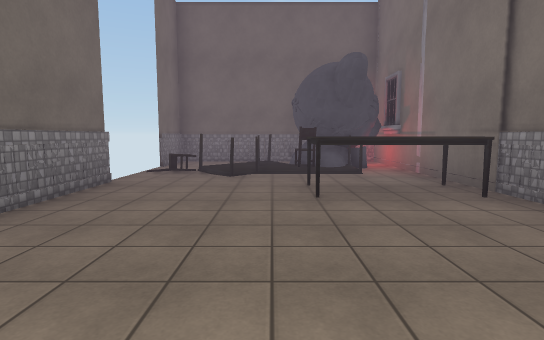
View 1 (above)

16 first-person views from a walk through a Unity game level. The camera is 1.4 m above the floor, tilts 6° down and sees 80° across. Doors are open. The floor is counted in squares, 2 m on a side. Each view is taken from the middle of a square. On the plan, view 1 faces up. The plan holds only what a view shows up to about 10 squares ahead; the rest is blank. The place goes on beyond the plan. Some animated figures are left out. Some surface patterns are stand-ins.

View 2
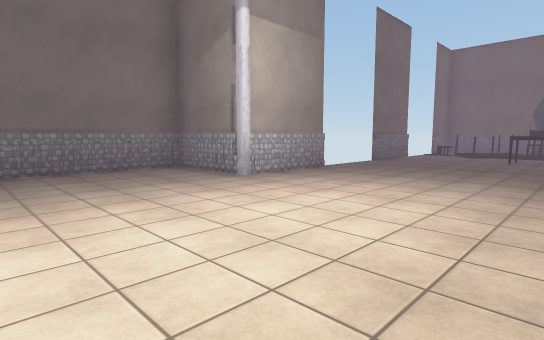

View 3
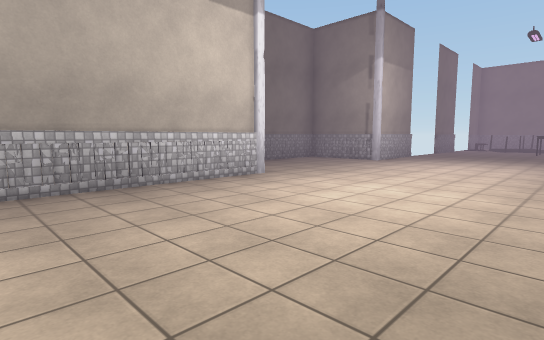

View 4
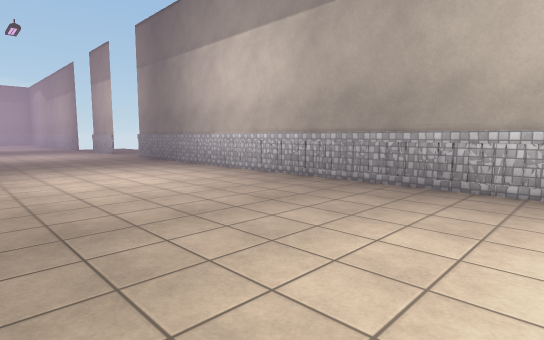

View 5
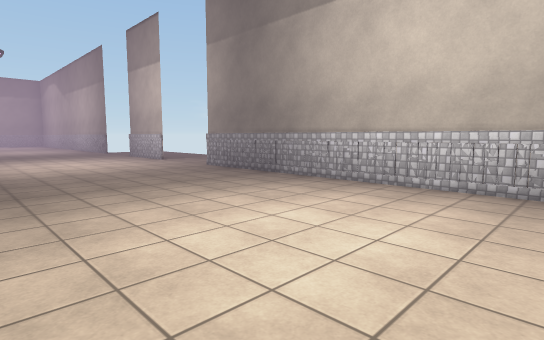

View 6
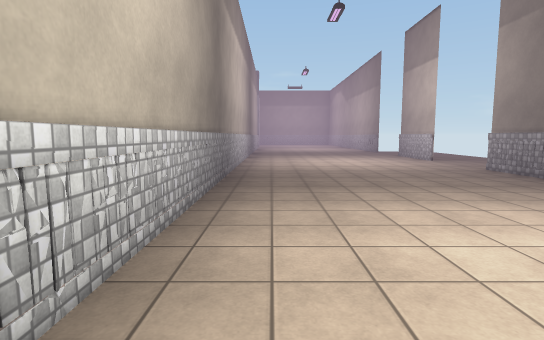

View 7
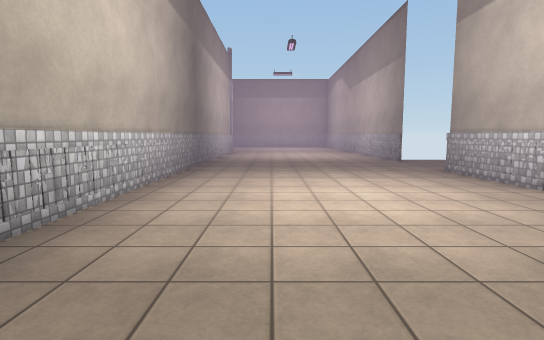

View 8
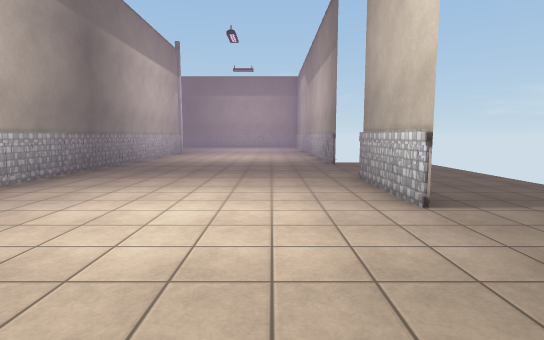

View 9
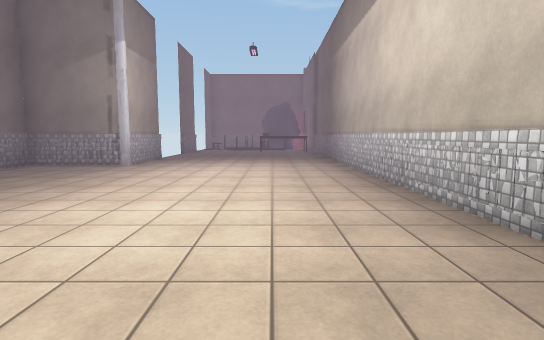

View 10
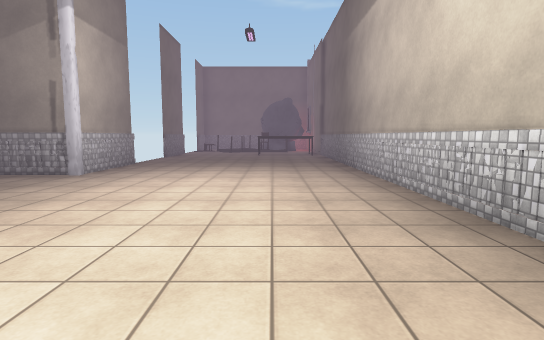

View 11
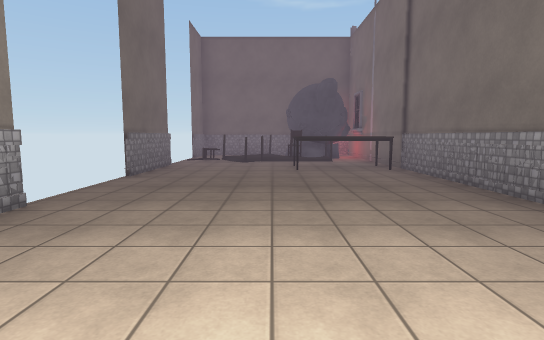

View 12
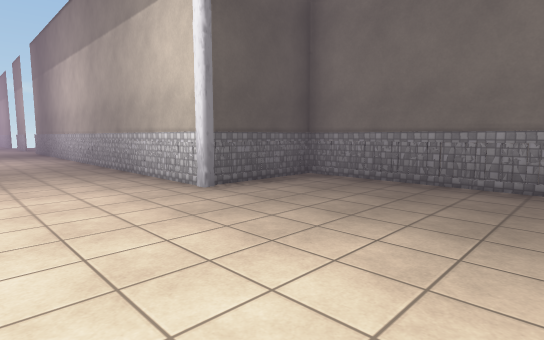

View 13
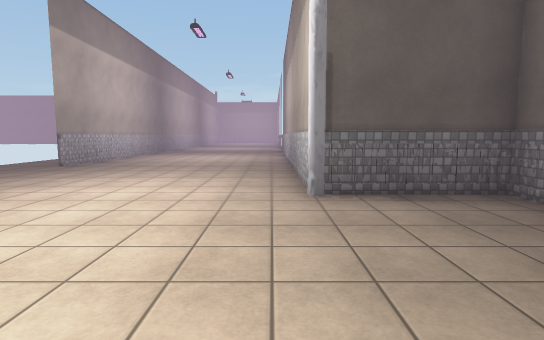

View 14
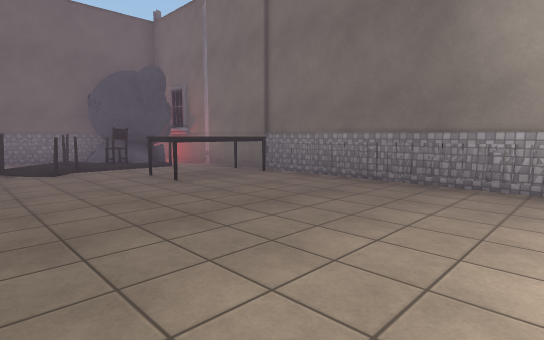

View 15
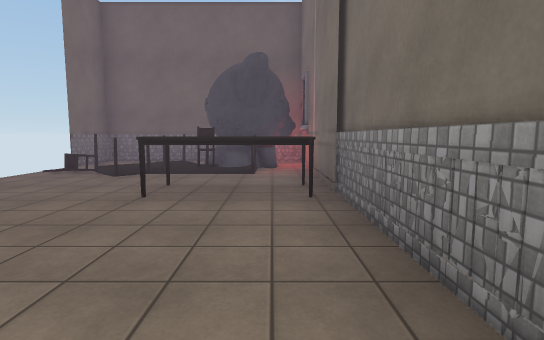

View 16
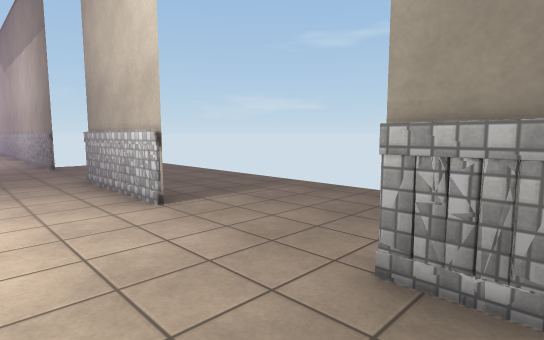

### Floor plan
Points are (right, up) in squares from view 1. A wall is a line through its corners. A room is listed if a view was taken in it or the views show most of it. See-through windows are left out.
Room 1 (views 1, 2, 3, 4, 5, 6, 7, 8, 9, 10, 11, 12, 13, 14, 15, 16)
walls: (-2.6, -9.9) (-2.4, -11.5); (2.5, -13.6) (2.9, -13.3); (2.7, -13.5) (3, -13.1); (-2.5, -8.1) (-2.4, -9.2); (2.8, -8) (2.8, 7.5); (2.8, -7.8) (2.7, -6.7); (2.9, -5.9) (2.8, -4.9); (-2.6, -17.8) (-2.5, -18.7); (-3.1, -2) (-3.4, -2.3); (-2.5, -21) (-2.5, -23.5); (-2.5, 0.3) (-2.5, -2.2) (-4.8, -2.2) (-4.8, -6.9) (-2.5, -6.9) (-2.5, -18.7); (2.9, 1.1) (2.7, 1.7); (2.8, 1.2) (2.7, 2.2); (2.9, 2.7) (2.7, 3.7); (-2.5, -25.7) (-2.5, -28.5); (-2.5, 5) (-2.5, 2.5); (2.8, -28.1) (2.8, -10.4); (1.5, 6.7) (1, 6.8); (1.7, 6.9) (1.2, 6.8); (1.7, 6.9) (1, 6.9)
ways out: opening at (-3.5, -22.5); opening at (-2, -24.5); opening at (3, -9.5)
objects: chair (-2, 6); table (-1, 6); table (1, 4) to (2, 4)

Positions as (right, up) in squares from view 1, and headings:
1: (0, 0), facing up
2: (2, -6), facing up-left
3: (2, -11), facing up-left
4: (2, -8), facing down-left
5: (2, -12), facing down-left
6: (2, -12), facing down
7: (1, -17), facing down
8: (-1, -18), facing down
9: (1, -10), facing up
10: (1, -8), facing up
11: (0, -3), facing up
12: (0, -3), facing down-left
13: (-2, -3), facing down
14: (-2, -1), facing up-right
15: (2, 0), facing up
16: (-1, -18), facing down-left
